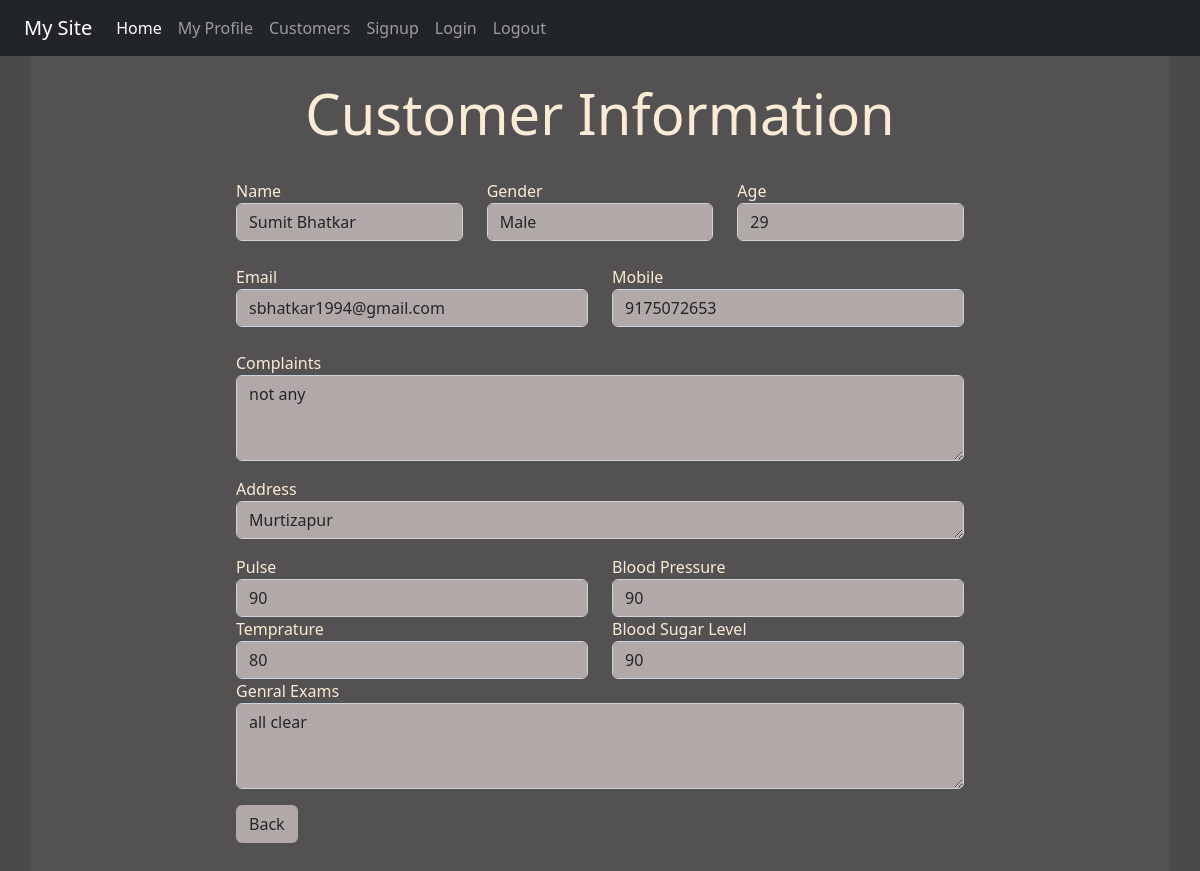
Page /customerall/2 (signed in) on the committed database.
### reg/models.py (models this page shows)
class Customer(models.Model):
    GENDER_CHOICES = (
        ('M', 'Male'),
        ('F', 'Female'),
        ('T', 'Transgender')
    )
    name = models.CharField(max_length=25,null=True)
    age = models.IntegerField(null=True)
    gender = models.CharField(max_length=1, choices=GENDER_CHOICES,null=True)
    email = models.EmailField(max_length=25,null=True)
    mobile = models.IntegerField(null=True)
    address = models.CharField(max_length=100,null=True)
    city = models.CharField(max_length=10,null=True)
    complaints = models.CharField(max_length=100,null=True)
    pulse = models.CharField(max_length=10,null=True)
    blood_pressure = models.CharField(max_length=10,null=True)
    temprature = models.CharField(max_length=10,null=True)
    blood_suger_level = models.CharField(max_length=10,null=True)
    genral_exams = models.CharField(max_length=100,null=True)

### reg/views.py (the view)
# urls.py: path('customerall/<int:id>', views.Customers_all, name='viewdata_all'),
def Customers_all(request, id):
    if request.user.is_authenticated:
        pi = Customer.objects.get(pk=id)
        fmm = CustomerReg(instance=pi)
        return render(request, 'reg/customer_all.html',{ 'formm':fmm})
    else:
        return HttpResponseRedirect('/login/')

### reg/templates/reg/customer_all.html (shortened to what this page needs)
{% extends 'reg/base.html' %}
{% block content %}
<div class="jumbotron jumbotron-fluid jumbo-color">
    <div class="container">
        <br>
        <h1 class="text-center display-4 font-weight-bold">Customer Information </h1>
         <br>
        <div class="col-sm-8 offset-2">
            <form action="" method="POST">
                <div class="row">
                    <div class="col-md-4">Name {{formm.name}}</div>
                    <div class="col-md-4">Gender{{formm.gender}}</div>
                    <div class="col-md-4">Age{{formm.age}}</div>
                </div><br>
                <div class="row">
                    <div class="col-md-6">Email{{formm.email}}</div>
                    <div class="col-md-6">Mobile{{formm.mobile}}</div>
                </div><br>
                <div>
                    <p>Complaints{{formm.complaints}}</p>
                    <p>Address {{formm.address}}</p>
                    <div class="row">
                        <div class="col-md-6">Pulse {{formm.pulse}}</div>
                        <div class="col-md-6">Blood Pressure {{formm.blood_pressure}}</div>
                    </div>
                    <div class="row">
                        <div class="col-md-6">Temprature {{formm.temprature}}</div>
                        <div class="col-md-6">Blood Sugar Level {{formm.blood_suger_level}}</div>
                    </div>
                    <p>Genral Exams {{formm.genral_exams}}</p>
                </div>
            </form>
            <div><a  href="{% url 'customer' %}" class="btn tablecolor1" >Back</a></div>
            <br>
            <br>
        </div>
    </div>
</div>
{% endblock content %}

### reg/static/reg/css/style.css (style rules this page uses)
body { background-color:rgb(75,74,74); color: antiquewhite; }
.jumbo-color { background-color:rgb(83,81,82); }
.form-control { background-color: rgb(177, 168, 168); }
.tablecolor1 { background-color: rgb(177, 168, 168) }

### rows in the picture
Customer: name "Sumit Bhatkar", gender "Male", age "29", email "sbhatkar1994@gmail.com", mobile "9175072653", complaints "not any", address "Murtizapur", pulse "90", blood_pressure "90", temprature "80", blood_suger_level "90", genral_exams "all clear"
